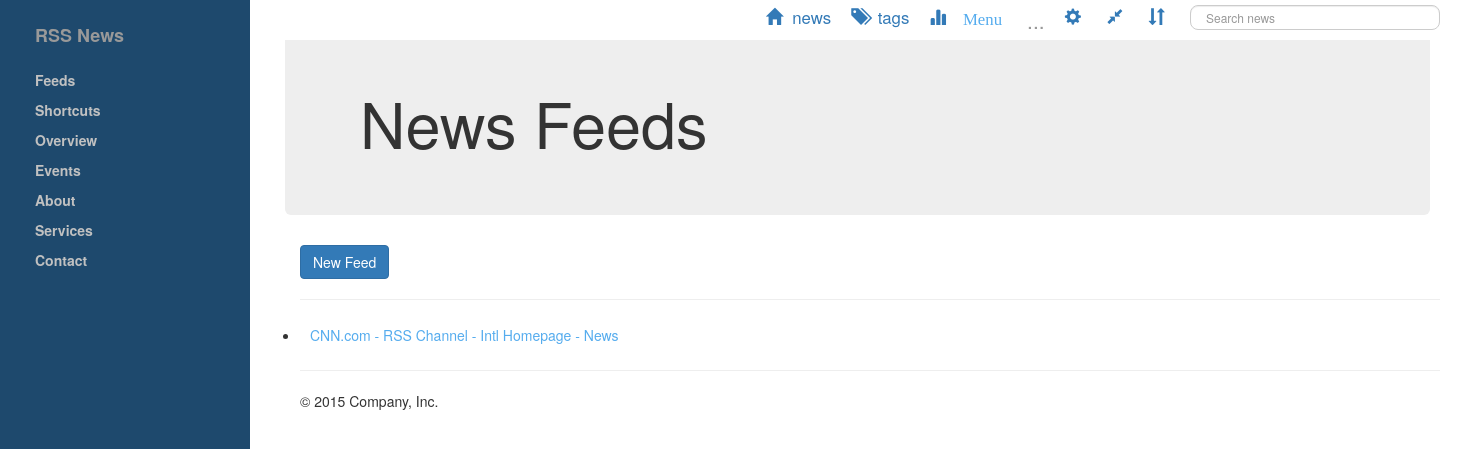
Before: /news/feeds/ with the older database file.
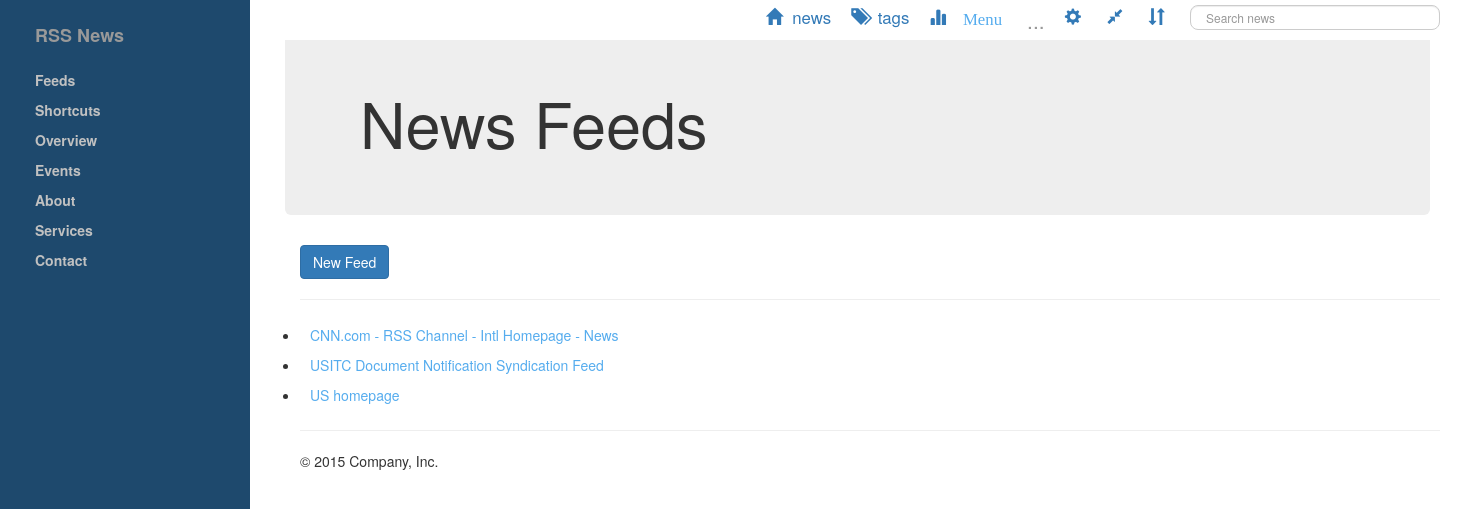
After: the same page with the newer database file.
### news/models.py (models this page shows, shortened)
class Feed(models.Model):
	title = models.CharField(max_length=200)
	url = models.URLField()
	is_active = models.BooleanField(default=False)

### news/views.py (the view)
def feeds_list(request):
	feeds = Feed.objects.all()
	return render(request, 'news/feeds_list.html', {'feeds':feeds})

### news/templates/news/feeds_list.html
{% extends 'news/base.html' %}
{% block content %}
<div class="jumbotron">
  <div class="container">
    <h1>News Feeds</h1>
  </div>
</div>
<div class="container">
  <a href="{% url 'feed_new' %}" class="btn btn-primary">New Feed</a>
  <hr>
  <ul>
    {% for feed in feeds %}
    <li><a href="{{feed.url}}">{{feed.title}}</a></li>
    {% endfor%}
  </ul>
  <hr>
  <footer>
    <p>&copy; 2015 Company, Inc.</p>
  </footer>
</div>
{% endblock %}

### news/templates/news/base.html (shortened to what this page needs)
{% load staticfiles %}
<!DOCTYPE html>
<html lang="en">
<head>
    <link rel="stylesheet" href="https://maxcdn.bootstrapcdn.com/bootstrap/3.3.6/css/bootstrap.min.css">
    <link href="http://blackrockdigital.github.io/startbootstrap-simple-sidebar/css/simple-sidebar.css" rel="stylesheet">
    <link href="{% static "news/dy.css" %}" rel="stylesheet">
</head>
<body>
    <div id="wrapper">
        <div id="sidebar-wrapper">
            <ul class="sidebar-nav">
                <li class="sidebar-brand">
                    <a href="{% url 'articles_list' %}">RSS News</a>
                </li>
                <li>
                    <a href="{% url 'feeds_list' %}">Feeds</a>
                </li>
                <li>
                    <a href="#">Shortcuts</a>
                </li>
                <li>
                    <a href="#">Overview</a>
                </li>
                <li>
                    <a href="#">Events</a>
                </li>
                <li>
                    <a href="#">About</a>
                </li>
                <li>
                    <a href="#">Services</a>
                </li>
                <li>
                    <a href="#">Contact</a>
                </li>
            </ul>
        </div>
        <div id="page-content-wrapper">
            <div class="container-fluid">
        <div class="col-sm-12" id="side2">
            <div class="nav navbar-nav" style="float:right" >
              <ul class="nav-ul">
                  <li id="home">
                   <span class="glyphicon glyphicon-home"></span>
                    news
                  </li>
                  <li id="top_tags">
                  <span class="glyphicon glyphicon-tags"></span>
                    tags
                  </li>
                 <li id="stats_chart">
                    <span class="glyphicon glyphicon-stats"><a href="#menu-toggle" id="menu-toggle"> Menu</a></span>
                 </li>
                 <li id="top_line">
                  ...
                 </li>
                 <li id="info">
                     <span class="glyphicon glyphicon-cog"></span>
                 </li>
                 <li id="para_hide">
                     <span class="glyphicon glyphicon-resize-small"></span>
                 </li>
                 <li id="news_sort">
                     <span class="glyphicon glyphicon-sort"></span>
                 </li>
                 <li id="the-basics" class="searchbar1" style="color: #000000"  >
                   <input type="text" class="tt-input form-control typeahead" id="search0" placeholder="Search news">
                 </li>
                  </ul>
              </div>
        </div>
                {% block content %}
                {% endblock %}
            </div>
        </div>
    </div>
</body>
</html>

### news/static/news/dy.css (style rules this page uses)
* { margin: 0; padding: 0; box-sizing: border-box; }
body { font:13px; font-family: "Ubuntu",Tahoma,"Helvetica Neue",Helvetica,Arial,sans-serif; }
li { padding: 5px 10px; }
a { color: #55acee; cursor: pointer; }
.glyphicon { margin-right: 5px; }
#side2 { top: 0px; width: 100%; max-width: 2450px; border-color: #fff; background-color: #fff; position: fixed; right: 0px; z-index: 999; }
.nav ul li { white-space: nowrap; list-style:none; float:left; color:#337ab7; vertical-align:middle; }
#news_sort { font-size: 120%; cursor: pointer; }
#para_hide { font-size: 120%; cursor: pointer; }
#info { font-size: 120%; cursor: pointer; }
#home { font-size: 120%; cursor: pointer; }
#top_tags { font-size: 120%; cursor: pointer; }
#stats_chart { font-size: 120%; cursor: pointer; }
#top_line { font-size: 150%; color: #999; }
.form-control { width: 250px; height: 25px; padding: 5px 15px; font-size: 12px; line-height: 1.5; border-radius: 8px; ＃width: 100%; position: relative; }
#wrapper { padding-left: 0; -webkit-transition: all 0.5s ease; -moz-transition: all 0.5s ease; -o-transition: all 0.5s ease; transition: all 0.5s ease; }
#sidebar-wrapper { z-index: 1000; position: fixed; left: 250px; width: 0; height: 100%; margin-left: -250px; overflow-y: auto; color: #FFFFFF; background-color:#1e496d; -webkit-transition: all 0.5s ease; -moz-transition: all 0.5s ease; -o-transition: all 0.5s ease; transition: all 0.5s ease; }
#page-content-wrapper { width: 100%; position: absolute; padding: 15px; }
.sidebar-nav { position: absolute; top: 0; width: 250px; margin: 0; padding: 0; list-style: none; }
.sidebar-nav li { font-weight: bold; text-indent: 25px; line-height: 20px; }
.sidebar-nav a { color: #c1c1c1; display: block; text-decoration: none; }
.sidebar-nav > .sidebar-brand { height: 65px; font-size: 18px; line-height: 60px; }
.sidebar-nav > .sidebar-brand a { color: #999999; }
@media (min-width:768px) { #wrapper { padding-left: 250px; } }
@media (min-width:768px) { #sidebar-wrapper { width: 250px; } }
@media (min-width:768px) { #page-content-wrapper { padding: 20px; position: relative; } }

Changed rows visible on the page:
added Feed: title "USITC Document Notification Syndication Feed"
added Feed: title "US homepage"
